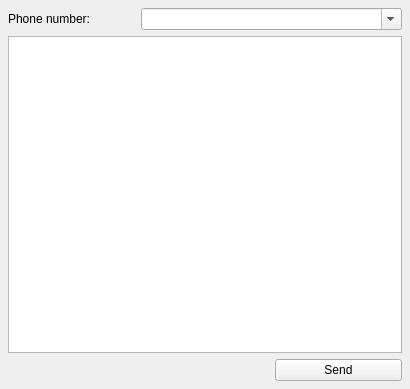
<ui version="4.0" >
 <author></author>
 <comment></comment>
 <exportmacro></exportmacro>
 <class>SmsWidget</class>
 <widget class="QWidget" name="SmsWidget" >
  <property name="geometry" >
   <rect>
    <x>0</x>
    <y>0</y>
    <width>410</width>
    <height>389</height>
   </rect>
  </property>
  <property name="windowTitle" >
   <string>SMS</string>
  </property>
  <layout class="QGridLayout" >
   <property name="margin" >
    <number>8</number>
   </property>
   <property name="spacing" >
    <number>6</number>
   </property>
   <item row="2" column="0" colspan="2" >
    <spacer>
     <property name="orientation" >
      <enum>Qt::Horizontal</enum>
     </property>
     <property name="sizeHint" >
      <size>
       <width>251</width>
       <height>20</height>
      </size>
     </property>
    </spacer>
   </item>
   <item row="2" column="2" >
    <widget class="QPushButton" name="sendButton" >
     <property name="text" >
      <string>Send</string>
     </property>
    </widget>
   </item>
   <item row="1" column="0" colspan="3" >
    <widget class="QTextEdit" name="smsText" />
   </item>
   <item row="0" column="0" >
    <widget class="QLabel" name="label" >
     <property name="text" >
      <string>Phone number:</string>
     </property>
    </widget>
   </item>
   <item row="0" column="1" colspan="2" >
    <widget class="QComboBox" name="phoneComboBox" >
     <property name="sizePolicy" >
      <sizepolicy>
       <hsizetype>7</hsizetype>
       <vsizetype>0</vsizetype>
       <horstretch>0</horstretch>
       <verstretch>0</verstretch>
      </sizepolicy>
     </property>
     <property name="editable" >
      <bool>true</bool>
     </property>
    </widget>
   </item>
  </layout>
 </widget>
 <pixmapfunction></pixmapfunction>
 <resources/>
 <connections/>
</ui>
